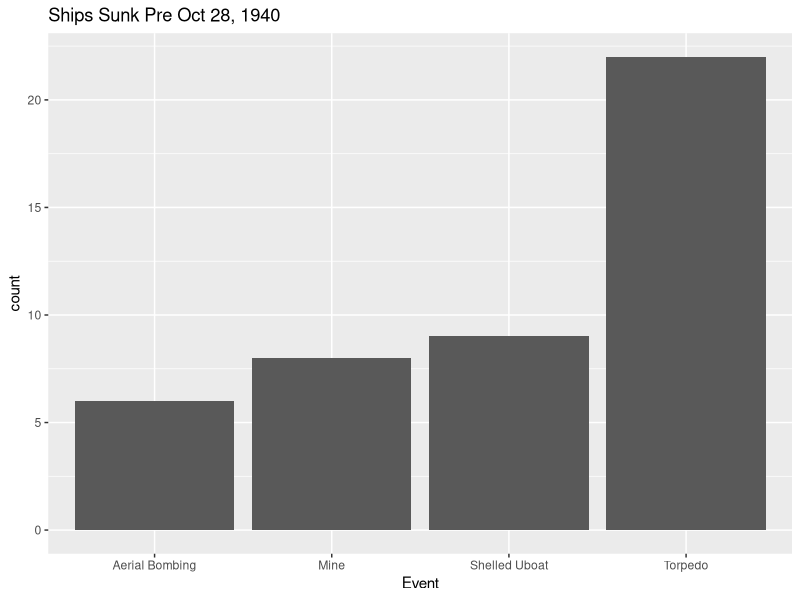
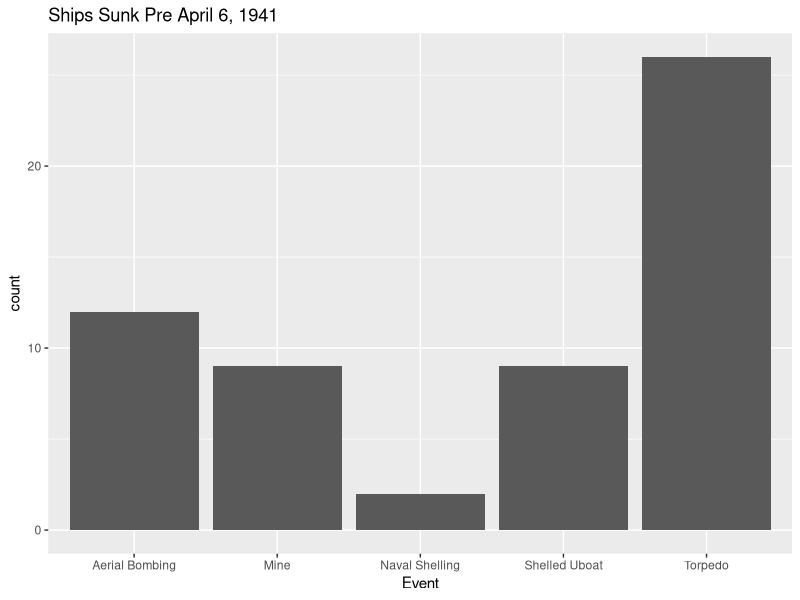
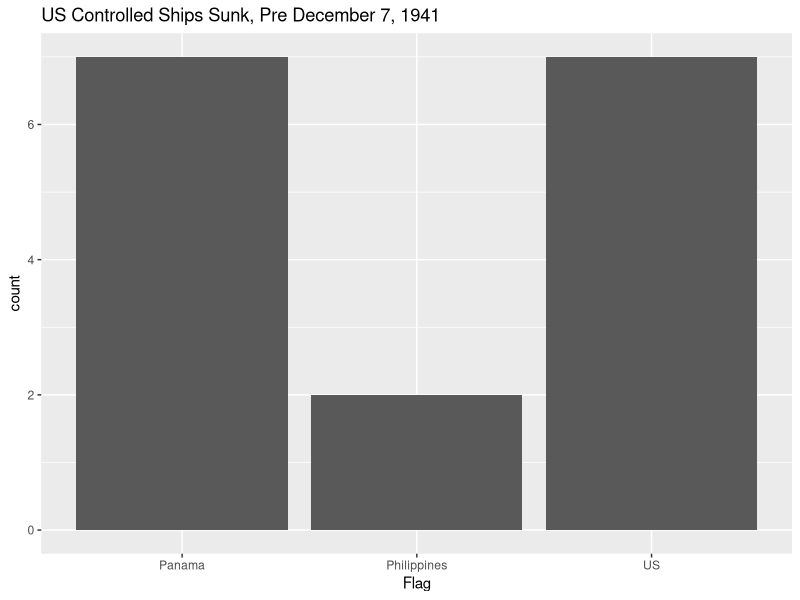
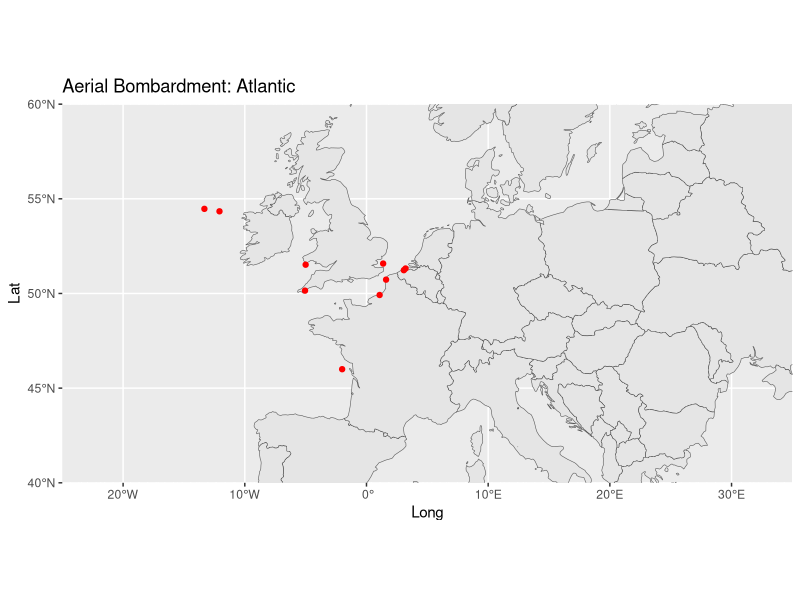

R code for these plots, in order: (Note: this script raises an error after producing the figures.)
## ---- chunk 1
library(ggplot2)
library(maps)
library(tidyverse)
library(lubridate)
library(dplyr)
library(sf)
install.packages("rnaturalearthdata")
library(rnaturalearth)
## ---- chunk 2
Grships <- read.csv("Greek_Ships_Sunk_MasterfileEXCEL.csv", header = TRUE)
## ---- chunk 3
Tidy_Ships <- separate(Grships, col = Date, into = c("Day", "Month", "Year"), sep = "/", remove = FALSE)
#Tidy_Ships <- Tidy_Ships %>% mutate(Month = recode(Month,
           #             Jan = 1,
            #            Feb = 2,
            #            Mar = 3,
               #         Apr = 4,
              #          May = 5,
              #          Jun = 6,
              #          Jul = 7,
               #         Aug = 8,
                  #      Sep = 9,
                    #    Oct = 10,
                     #   Nov = 11,
                      #  Dec = 12))

## ---- chunk 4

## ---- chunk 5
Pre_Oct <- Tidy_Ships %>% filter(Date < "1940-10-28")

## ---- chunk 6
Pre_April <- Tidy_Ships %>% filter(Date < "1941-04-06")

## ---- chunk 7
library(ggplot2)
Grcategory <- Pre_Oct %>% group_by(Event) %>% summarize(count = n())
ggplot(Grcategory, aes(x = Event, y = count)) + geom_col() + ggtitle("Ships Sunk Pre Oct 28, 1940")


## ---- chunk 8
library(ggplot2)
Grcategory <- Pre_April %>% group_by(Event) %>% summarize(count = n())
ggplot(Grcategory, aes(x = Event, y = count)) + geom_col() + ggtitle("Ships Sunk Pre April 6, 1941")
## ---- chunk 9
Amships <- read.csv("USShips_Pre12_7.csv")
Amcategory <- Amships %>% group_by(Flag) %>% summarize(count = n()) 
ggplot(Amcategory, aes(x = Flag, y = count)) + geom_col() + ggtitle("US Controlled Ships Sunk, Pre December 7, 1941")

## ---- chunk 10

AerialAtl <- Grships %>% 
  filter(Event == "Aerial Bombing" & Location == "Atlantic")
head(AerialAtl)
## ---- chunk 11
library(ggplot2)
library(maps)
library(tidyverse)
library(sf)
## ---- chunk 12
library(rnaturalearth)

## ---- chunk 13
world <- ne_countries(scale = "medium", returnclass = "sf")
Europe <- world[which(world$continent == "Europe"),]
map <- ggplot(Europe) +
  geom_sf() +
  coord_sf(xlim = c(-25,35), ylim = c(40,60), expand = FALSE)
map + geom_point(data=AerialAtl, mapping=aes(x=Long, y=Lat, group=NULL), color='red') + ggtitle("Aerial Bombardment: Atlantic")
## ---- chunk 14
world <- ne_countries(scale = "medium", returnclass = "sf")
Europe <- world[which(world$continent == "Europe"),]
map <- ggplot(Europe) +
  geom_sf() +
  coord_sf(xlim = c(0,40), ylim = c(28,48), expand = FALSE)
map + geom_point(data=AerialMed, mapping=aes(x=Long, y=Lat, group=NULL), color='blue') + ggtitle("Aerial Bombardment: Mediterranean")
## ---- chunk 15
GrShipEvent <- Tidy_Ships %>% group_by(Event) %>% summarize(count = n())
ggplot(GrShipEvent, aes(x = Event, y = count)) + geom_col() + ggtitle("How the Greek Ships were Sunk")
## ---- chunk 16
GrShipYear <- Grships %>% group_by(Year) %>% summarize(count = n()) 
ggplot(GrShipYear, aes(x = Year, y = count)) + geom_col() + ggtitle("When the Greek Ships were Sunk")
